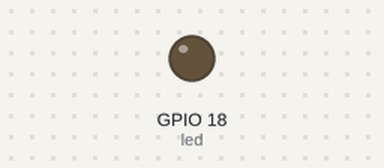
This program was run on a simulated Raspberry Pi (BCM pin numbers). Shown: output pins drawn as LEDs (lit = HIGH). What the program prints to the terminal is not drawn.

Above: at 0.05 s.
At 2.4 s:
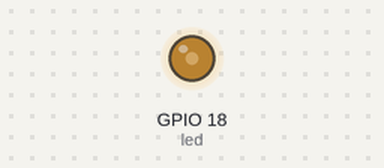
At 4.75 s:
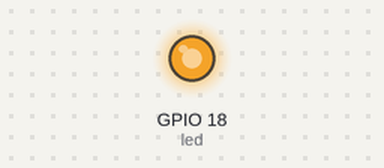
At 9.5 s:
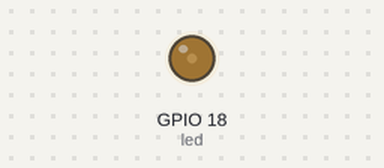
Timing chart, 0 to 13.0 s (numbered marks = the images above):
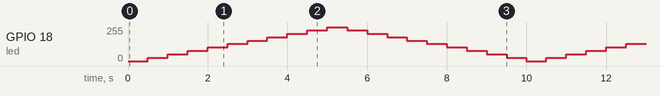

The program:

sample3.py
```python
import RPi.GPIO as GPIO
import time
"""
channelに接続したLEDの明るさを変更する（擬似的アナログ出力）。

"""

if __name__ == "__main__":
    GPIO.setmode(GPIO.BCM)
    channel = 18
    GPIO.setup(channel, GPIO.OUT, initial=GPIO.LOW)
    print("終了はCtrl+C")

    led = GPIO.PWM(channel, 100)    # LED1の周波数設定(100Hz)
    led.start(0)                    # デューティ比 0 でPWM出力開始

    try:
        while True:
            # 0〜100まで10段階でデューティ比を設定(プラス方向)
            for dc in range(0,100,10):
                led.ChangeDutyCycle(dc)
                time.sleep(0.5)
            # 100〜0まで10段階でデューティ比を設定(マイナス方向)
            for dc in range(100,0,-10):
                led.ChangeDutyCycle(dc)
                time.sleep(0.5)
    except KeyboardInterrupt:
        print("終了します")
        led.stop()      # PWM出力を停止
        GPIO.cleanup()
```
